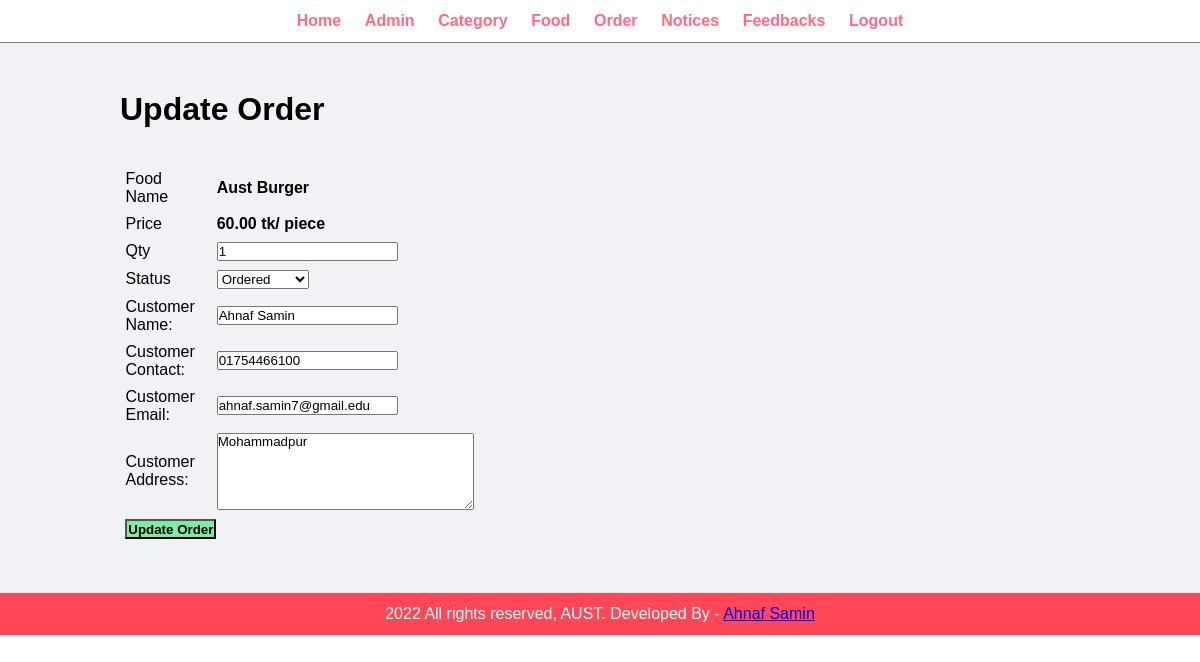
The page /admin/update-order.php?id=13 (signed in) on the database its author committed.
### tables this page shows
CREATE TABLE `tbl_order` (
  `id` int(10) UNSIGNED NOT NULL,
  `food` varchar(150) NOT NULL,
  `price` decimal(10,2) NOT NULL,
  `qty` int(11) NOT NULL,
  `total` decimal(10,2) NOT NULL,
  `order_date` datetime NOT NULL,
  `status` varchar(50) NOT NULL,
  `customer_name` varchar(150) NOT NULL,
  `customer_contact` varchar(20) NOT NULL,
  `customer_email` varchar(150) NOT NULL,
  `customer_address` varchar(255) NOT NULL
);

### admin/update-order.php (the view, shortened to what this page needs)
<?php include('partials/menu.php'); ?>
<div class="main-content">
    <div class="wrapper">
        <h1>Update Order</h1>
        <br><br>
        <?php
        if (isset($_GET['id'])) {
            $id = $_GET['id'];
            $sql = "SELECT * FROM tbl_order WHERE id=$id";
            $res = mysqli_query($conn, $sql);
            $count = mysqli_num_rows($res);
            if ($count == 1) {
                $row = mysqli_fetch_assoc($res);
                $food = $row['food'];
                $price = $row['price'];
                $qty = $row['qty'];
                $status = $row['status'];
                $customer_name = $row['customer_name'];
                $customer_contact = $row['customer_contact'];
                $customer_email = $row['customer_email'];
                $customer_address = $row['customer_address'];
            } else {
                header('location:' . SITEURL . 'admin/manage-order.php');
            }
        } else {
            header('location:' . SITEURL . 'admin/manage-order.php');
        }
        ?>
        <form action="" method="POST">
            <table class="tbl-30">
                <tr>
                    <td>Food Name</td>
                    <td><b> <?php echo $food; ?> </b></td>
                </tr>
                <tr>
                    <td>Price</td>
                    <td>
                        <b><?php echo $price; ?> tk/ piece</b>
                    </td>
                </tr>
                <tr>
                    <td>Qty</td>
                    <td>
                        <input type="number" name="qty" value="<?php echo $qty; ?>">
                    </td>
                </tr>
                <tr>
                    <td>Status</td>
                    <td>
                        <select name="status">
                            <option <?php if ($status == "Ordered") {
                                        echo "selected";
                                    } ?> value="Ordered">Ordered</option>
                        </select>
                    </td>
                </tr>
                <tr>
                    <td>Customer Name: </td>
                    <td>
                        <input type="text" name="customer_name" value="<?php echo $customer_name; ?>">
                    </td>
                </tr>
                <tr>
                    <td>Customer Contact: </td>
                    <td>
                        <input type="text" name="customer_contact" value="<?php echo $customer_contact; ?>">
                    </td>
                </tr>
                <tr>
                    <td>Customer Email: </td>
                    <td>
                        <input type="text" name="customer_email" value="<?php echo $customer_email; ?>">
                    </td>
                </tr>
                <tr>
                    <td>Customer Address: </td>
                    <td>
                        <textarea name="customer_address" cols="30" rows="5"><?php echo $customer_address; ?></textarea>
                    </td>
                </tr>
                <tr>
                    <td clospan="2">
                        <input type="submit" name="submit" value="Update Order" class="btn-secondary">
                    </td>
                </tr>
            </table>
        </form>
    </div>
</div>
<?php include('partials/footer.php'); ?>

### css/admin.css (style rules this page uses)
* { margin: 0; padding: 0; font-family: Arial, Helvetica, sans-serif; }
.wrapper { padding: 1%; width: 80%; margin: 0 auto; }
.tbl-30 { width: 30%; }
table tr td { padding: 1%; }
.btn-secondary { background-color: #7bed9f; padding: 1%; color: black; text-decoration: none; font-weight: bold; }
.main-content { background-color: #f1f2f6; padding: 3% 0; }

### rows shown on the page
tbl_order: food "Aust Burger", price "60.00", qty "1", status "Ordered", customer_name "Ahnaf Samin", customer_contact "01754466100", customer_email "ahnaf.samin7@gmail.edu", customer_address "Mohammadpur"
